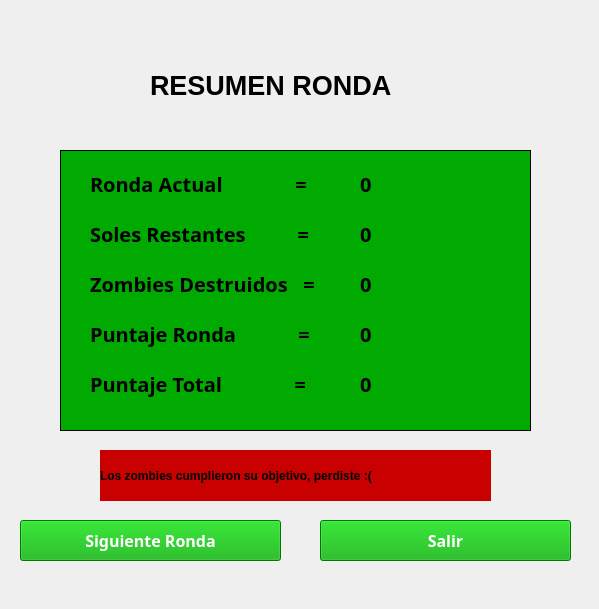
<?xml version="1.0" encoding="UTF-8"?>
<ui version="4.0">
 <class>Form</class>
 <widget class="QWidget" name="Form">
  <property name="geometry">
   <rect>
    <x>0</x>
    <y>0</y>
    <width>599</width>
    <height>609</height>
   </rect>
  </property>
  <property name="sizePolicy">
   <sizepolicy hsizetype="Ignored" vsizetype="Ignored">
    <horstretch>0</horstretch>
    <verstretch>0</verstretch>
   </sizepolicy>
  </property>
  <property name="maximumSize">
   <size>
    <width>599</width>
    <height>609</height>
   </size>
  </property>
  <property name="windowTitle">
   <string>Form</string>
  </property>
  <widget class="QLabel" name="fondo">
   <property name="geometry">
    <rect>
     <x>0</x>
     <y>0</y>
     <width>601</width>
     <height>611</height>
    </rect>
   </property>
   <property name="font">
    <font>
     <pointsize>10</pointsize>
    </font>
   </property>
   <property name="text">
    <string/>
   </property>
   <property name="pixmap">
    <pixmap>../sprites/Fondos/fondoMenu.png</pixmap>
   </property>
   <property name="scaledContents">
    <bool>true</bool>
   </property>
  </widget>
  <widget class="QLabel" name="foto1_3">
   <property name="geometry">
    <rect>
     <x>460</x>
     <y>30</y>
     <width>100</width>
     <height>100</height>
    </rect>
   </property>
   <property name="sizePolicy">
    <sizepolicy hsizetype="Minimum" vsizetype="Minimum">
     <horstretch>0</horstretch>
     <verstretch>0</verstretch>
    </sizepolicy>
   </property>
   <property name="maximumSize">
    <size>
     <width>100</width>
     <height>100</height>
    </size>
   </property>
   <property name="text">
    <string/>
   </property>
   <property name="pixmap">
    <pixmap>../sprites/Elementos de juego/sol.png</pixmap>
   </property>
   <property name="scaledContents">
    <bool>true</bool>
   </property>
  </widget>
  <widget class="QLabel" name="foto1_2">
   <property name="geometry">
    <rect>
     <x>40</x>
     <y>30</y>
     <width>100</width>
     <height>100</height>
    </rect>
   </property>
   <property name="sizePolicy">
    <sizepolicy hsizetype="Minimum" vsizetype="Minimum">
     <horstretch>0</horstretch>
     <verstretch>0</verstretch>
    </sizepolicy>
   </property>
   <property name="maximumSize">
    <size>
     <width>100</width>
     <height>100</height>
    </size>
   </property>
   <property name="text">
    <string/>
   </property>
   <property name="pixmap">
    <pixmap>../sprites/Elementos de juego/sol.png</pixmap>
   </property>
   <property name="scaledContents">
    <bool>true</bool>
   </property>
  </widget>
  <widget class="QLabel" name="label_5">
   <property name="geometry">
    <rect>
     <x>150</x>
     <y>50</y>
     <width>301</width>
     <height>71</height>
    </rect>
   </property>
   <property name="font">
    <font>
     <family>Microsoft JhengHei UI</family>
     <pointsize>20</pointsize>
     <weight>75</weight>
     <italic>false</italic>
     <bold>true</bold>
    </font>
   </property>
   <property name="text">
    <string>RESUMEN RONDA</string>
   </property>
  </widget>
  <widget class="QLabel" name="usuario1">
   <property name="geometry">
    <rect>
     <x>90</x>
     <y>140</y>
     <width>261</width>
     <height>88</height>
    </rect>
   </property>
   <property name="font">
    <font>
     <family>Microsoft YaHei</family>
     <pointsize>15</pointsize>
     <weight>75</weight>
     <italic>false</italic>
     <bold>true</bold>
     <underline>false</underline>
    </font>
   </property>
   <property name="text">
    <string>Ronda Actual              =</string>
   </property>
  </widget>
  <widget class="QLabel" name="usuario1_2">
   <property name="geometry">
    <rect>
     <x>90</x>
     <y>190</y>
     <width>251</width>
     <height>88</height>
    </rect>
   </property>
   <property name="font">
    <font>
     <family>Microsoft YaHei</family>
     <pointsize>15</pointsize>
     <weight>75</weight>
     <italic>false</italic>
     <bold>true</bold>
     <underline>false</underline>
    </font>
   </property>
   <property name="text">
    <string>Soles Restantes          =</string>
   </property>
  </widget>
  <widget class="QLabel" name="ronda_actual_text">
   <property name="geometry">
    <rect>
     <x>360</x>
     <y>140</y>
     <width>161</width>
     <height>88</height>
    </rect>
   </property>
   <property name="font">
    <font>
     <family>Microsoft YaHei</family>
     <pointsize>15</pointsize>
     <weight>75</weight>
     <italic>false</italic>
     <bold>true</bold>
     <underline>false</underline>
    </font>
   </property>
   <property name="text">
    <string>0</string>
   </property>
  </widget>
  <widget class="QLabel" name="soles_restantes_text">
   <property name="geometry">
    <rect>
     <x>360</x>
     <y>190</y>
     <width>161</width>
     <height>88</height>
    </rect>
   </property>
   <property name="font">
    <font>
     <family>Microsoft YaHei</family>
     <pointsize>15</pointsize>
     <weight>75</weight>
     <italic>false</italic>
     <bold>true</bold>
     <underline>false</underline>
    </font>
   </property>
   <property name="text">
    <string>0</string>
   </property>
  </widget>
  <widget class="QLabel" name="usuario1_5">
   <property name="geometry">
    <rect>
     <x>90</x>
     <y>240</y>
     <width>251</width>
     <height>88</height>
    </rect>
   </property>
   <property name="font">
    <font>
     <family>Microsoft YaHei</family>
     <pointsize>15</pointsize>
     <weight>75</weight>
     <italic>false</italic>
     <bold>true</bold>
     <underline>false</underline>
    </font>
   </property>
   <property name="text">
    <string>Zombies Destruidos   =</string>
   </property>
  </widget>
  <widget class="QLabel" name="zombies_destruidos_text">
   <property name="geometry">
    <rect>
     <x>360</x>
     <y>240</y>
     <width>161</width>
     <height>88</height>
    </rect>
   </property>
   <property name="font">
    <font>
     <family>Microsoft YaHei</family>
     <pointsize>15</pointsize>
     <weight>75</weight>
     <italic>false</italic>
     <bold>true</bold>
     <underline>false</underline>
    </font>
   </property>
   <property name="text">
    <string>0</string>
   </property>
  </widget>
  <widget class="QLabel" name="usuario1_7">
   <property name="geometry">
    <rect>
     <x>90</x>
     <y>290</y>
     <width>251</width>
     <height>88</height>
    </rect>
   </property>
   <property name="font">
    <font>
     <family>Microsoft YaHei</family>
     <pointsize>15</pointsize>
     <weight>75</weight>
     <italic>false</italic>
     <bold>true</bold>
     <underline>false</underline>
    </font>
   </property>
   <property name="text">
    <string>Puntaje Ronda            =</string>
   </property>
  </widget>
  <widget class="QLabel" name="puntaje_ronda_text">
   <property name="geometry">
    <rect>
     <x>360</x>
     <y>290</y>
     <width>161</width>
     <height>88</height>
    </rect>
   </property>
   <property name="font">
    <font>
     <family>Microsoft YaHei</family>
     <pointsize>15</pointsize>
     <weight>75</weight>
     <italic>false</italic>
     <bold>true</bold>
     <underline>false</underline>
    </font>
   </property>
   <property name="text">
    <string>0</string>
   </property>
  </widget>
  <widget class="QLabel" name="usuario1_9">
   <property name="geometry">
    <rect>
     <x>90</x>
     <y>340</y>
     <width>251</width>
     <height>88</height>
    </rect>
   </property>
   <property name="font">
    <font>
     <family>Microsoft YaHei</family>
     <pointsize>15</pointsize>
     <weight>75</weight>
     <italic>false</italic>
     <bold>true</bold>
     <underline>false</underline>
    </font>
   </property>
   <property name="text">
    <string>Puntaje Total              =</string>
   </property>
  </widget>
  <widget class="QLabel" name="puntaje_total_text">
   <property name="geometry">
    <rect>
     <x>360</x>
     <y>340</y>
     <width>161</width>
     <height>88</height>
    </rect>
   </property>
   <property name="font">
    <font>
     <family>Microsoft YaHei</family>
     <pointsize>15</pointsize>
     <weight>75</weight>
     <italic>false</italic>
     <bold>true</bold>
     <underline>false</underline>
    </font>
   </property>
   <property name="text">
    <string>0</string>
   </property>
  </widget>
  <widget class="QPushButton" name="boton_siguiente">
   <property name="geometry">
    <rect>
     <x>20</x>
     <y>520</y>
     <width>261</width>
     <height>41</height>
    </rect>
   </property>
   <property name="maximumSize">
    <size>
     <width>16777183</width>
     <height>16777215</height>
    </size>
   </property>
   <property name="palette">
    <palette>
     <active>
      <colorrole role="WindowText">
       <brush brushstyle="SolidPattern">
        <color alpha="255">
         <red>255</red>
         <green>255</green>
         <blue>255</blue>
        </color>
       </brush>
      </colorrole>
      <colorrole role="Button">
       <brush brushstyle="SolidPattern">
        <color alpha="255">
         <red>0</red>
         <green>170</green>
         <blue>0</blue>
        </color>
       </brush>
      </colorrole>
      <colorrole role="Text">
       <brush brushstyle="SolidPattern">
        <color alpha="255">
         <red>255</red>
         <green>255</green>
         <blue>255</blue>
        </color>
       </brush>
      </colorrole>
      <colorrole role="ButtonText">
       <brush brushstyle="SolidPattern">
        <color alpha="255">
         <red>255</red>
         <green>255</green>
         <blue>255</blue>
        </color>
       </brush>
      </colorrole>
      <colorrole role="Base">
       <brush brushstyle="SolidPattern">
        <color alpha="255">
         <red>0</red>
         <green>170</green>
         <blue>0</blue>
        </color>
       </brush>
      </colorrole>
      <colorrole role="Window">
       <brush brushstyle="SolidPattern">
        <color alpha="255">
         <red>0</red>
         <green>170</green>
         <blue>0</blue>
        </color>
       </brush>
      </colorrole>
      <colorrole role="PlaceholderText">
       <brush brushstyle="SolidPattern">
        <color alpha="128">
         <red>255</red>
         <green>255</green>
         <blue>255</blue>
        </color>
       </brush>
      </colorrole>
     </active>
     <inactive>
      <colorrole role="WindowText">
       <brush brushstyle="SolidPattern">
        <color alpha="255">
         <red>255</red>
         <green>255</green>
         <blue>255</blue>
        </color>
       </brush>
      </colorrole>
      <colorrole role="Button">
       <brush brushstyle="SolidPattern">
        <color alpha="255">
         <red>0</red>
         <green>170</green>
         <blue>0</blue>
        </color>
       </brush>
      </colorrole>
      <colorrole role="Text">
       <brush brushstyle="SolidPattern">
        <color alpha="255">
         <red>255</red>
         <green>255</green>
         <blue>255</blue>
        </color>
       </brush>
      </colorrole>
      <colorrole role="ButtonText">
       <brush brushstyle="SolidPattern">
        <color alpha="255">
         <red>255</red>
         <green>255</green>
         <blue>255</blue>
        </color>
       </brush>
      </colorrole>
      <colorrole role="Base">
       <brush brushstyle="SolidPattern">
        <color alpha="255">
         <red>0</red>
         <green>170</green>
         <blue>0</blue>
        </color>
       </brush>
      </colorrole>
      <colorrole role="Window">
       <brush brushstyle="SolidPattern">
        <color alpha="255">
         <red>0</red>
         <green>170</green>
         <blue>0</blue>
        </color>
       </brush>
      </colorrole>
      <colorrole role="PlaceholderText">
       <brush brushstyle="SolidPattern">
        <color alpha="128">
         <red>255</red>
         <green>255</green>
         <blue>255</blue>
        </color>
       </brush>
      </colorrole>
     </inactive>
     <disabled>
      <colorrole role="WindowText">
       <brush brushstyle="SolidPattern">
        <color alpha="255">
         <red>120</red>
         <green>120</green>
         <blue>120</blue>
        </color>
       </brush>
      </colorrole>
      <colorrole role="Button">
       <brush brushstyle="SolidPattern">
        <color alpha="255">
         <red>0</red>
         <green>170</green>
         <blue>0</blue>
        </color>
       </brush>
      </colorrole>
      <colorrole role="Text">
       <brush brushstyle="SolidPattern">
        <color alpha="255">
         <red>120</red>
         <green>120</green>
         <blue>120</blue>
        </color>
       </brush>
      </colorrole>
      <colorrole role="ButtonText">
       <brush brushstyle="SolidPattern">
        <color alpha="255">
         <red>120</red>
         <green>120</green>
         <blue>120</blue>
        </color>
       </brush>
      </colorrole>
      <colorrole role="Base">
       <brush brushstyle="SolidPattern">
        <color alpha="255">
         <red>0</red>
         <green>170</green>
         <blue>0</blue>
        </color>
       </brush>
      </colorrole>
      <colorrole role="Window">
       <brush brushstyle="SolidPattern">
        <color alpha="255">
         <red>0</red>
         <green>170</green>
         <blue>0</blue>
        </color>
       </brush>
      </colorrole>
      <colorrole role="PlaceholderText">
       <brush brushstyle="SolidPattern">
        <color alpha="128">
         <red>0</red>
         <green>0</green>
         <blue>0</blue>
        </color>
       </brush>
      </colorrole>
     </disabled>
    </palette>
   </property>
   <property name="font">
    <font>
     <family>Microsoft YaHei</family>
     <pointsize>12</pointsize>
     <weight>75</weight>
     <bold>true</bold>
    </font>
   </property>
   <property name="styleSheet">
    <string notr="true">background: rgb(0,170,0);
</string>
   </property>
   <property name="text">
    <string>Siguiente Ronda</string>
   </property>
  </widget>
  <widget class="QPushButton" name="boton_salir">
   <property name="geometry">
    <rect>
     <x>320</x>
     <y>520</y>
     <width>251</width>
     <height>41</height>
    </rect>
   </property>
   <property name="maximumSize">
    <size>
     <width>16777183</width>
     <height>16777215</height>
    </size>
   </property>
   <property name="palette">
    <palette>
     <active>
      <colorrole role="WindowText">
       <brush brushstyle="SolidPattern">
        <color alpha="255">
         <red>255</red>
         <green>255</green>
         <blue>255</blue>
        </color>
       </brush>
      </colorrole>
      <colorrole role="Button">
       <brush brushstyle="SolidPattern">
        <color alpha="255">
         <red>0</red>
         <green>170</green>
         <blue>0</blue>
        </color>
       </brush>
      </colorrole>
      <colorrole role="Text">
       <brush brushstyle="SolidPattern">
        <color alpha="255">
         <red>255</red>
         <green>255</green>
         <blue>255</blue>
        </color>
       </brush>
      </colorrole>
      <colorrole role="ButtonText">
       <brush brushstyle="SolidPattern">
        <color alpha="255">
         <red>255</red>
         <green>255</green>
         <blue>255</blue>
        </color>
       </brush>
      </colorrole>
      <colorrole role="Base">
       <brush brushstyle="SolidPattern">
        <color alpha="255">
         <red>0</red>
         <green>170</green>
         <blue>0</blue>
        </color>
       </brush>
      </colorrole>
      <colorrole role="Window">
       <brush brushstyle="SolidPattern">
        <color alpha="255">
         <red>0</red>
         <green>170</green>
         <blue>0</blue>
        </color>
       </brush>
      </colorrole>
      <colorrole role="PlaceholderText">
       <brush brushstyle="SolidPattern">
        <color alpha="128">
         <red>255</red>
         <green>255</green>
         <blue>255</blue>
        </color>
       </brush>
      </colorrole>
     </active>
     <inactive>
      <colorrole role="WindowText">
       <brush brushstyle="SolidPattern">
        <color alpha="255">
         <red>255</red>
         <green>255</green>
         <blue>255</blue>
        </color>
       </brush>
      </colorrole>
      <colorrole role="Button">
       <brush brushstyle="SolidPattern">
        <color alpha="255">
         <red>0</red>
         <green>170</green>
         <blue>0</blue>
        </color>
       </brush>
      </colorrole>
      <colorrole role="Text">
       <brush brushstyle="SolidPattern">
        <color alpha="255">
         <red>255</red>
         <green>255</green>
         <blue>255</blue>
        </color>
       </brush>
      </colorrole>
      <colorrole role="ButtonText">
       <brush brushstyle="SolidPattern">
        <color alpha="255">
         <red>255</red>
         <green>255</green>
         <blue>255</blue>
        </color>
       </brush>
      </colorrole>
      <colorrole role="Base">
       <brush brushstyle="SolidPattern">
        <color alpha="255">
         <red>0</red>
         <green>170</green>
         <blue>0</blue>
        </color>
       </brush>
      </colorrole>
      <colorrole role="Window">
       <brush brushstyle="SolidPattern">
        <color alpha="255">
         <red>0</red>
         <green>170</green>
         <blue>0</blue>
        </color>
       </brush>
      </colorrole>
      <colorrole role="PlaceholderText">
       <brush brushstyle="SolidPattern">
        <color alpha="128">
         <red>255</red>
         <green>255</green>
         <blue>255</blue>
        </color>
       </brush>
      </colorrole>
     </inactive>
     <disabled>
      <colorrole role="WindowText">
       <brush brushstyle="SolidPattern">
        <color alpha="255">
         <red>120</red>
         <green>120</green>
         <blue>120</blue>
        </color>
       </brush>
      </colorrole>
      <colorrole role="Button">
       <brush brushstyle="SolidPattern">
        <color alpha="255">
         <red>0</red>
         <green>170</green>
         <blue>0</blue>
        </color>
       </brush>
      </colorrole>
      <colorrole role="Text">
       <brush brushstyle="SolidPattern">
        <color alpha="255">
         <red>120</red>
         <green>120</green>
         <blue>120</blue>
        </color>
       </brush>
      </colorrole>
      <colorrole role="ButtonText">
       <brush brushstyle="SolidPattern">
        <color alpha="255">
         <red>120</red>
         <green>120</green>
         <blue>120</blue>
        </color>
       </brush>
      </colorrole>
      <colorrole role="Base">
       <brush brushstyle="SolidPattern">
        <color alpha="255">
         <red>0</red>
         <green>170</green>
         <blue>0</blue>
        </color>
       </brush>
      </colorrole>
      <colorrole role="Window">
       <brush brushstyle="SolidPattern">
        <color alpha="255">
         <red>0</red>
         <green>170</green>
         <blue>0</blue>
        </color>
       </brush>
      </colorrole>
      <colorrole role="PlaceholderText">
       <brush brushstyle="SolidPattern">
        <color alpha="128">
         <red>0</red>
         <green>0</green>
         <blue>0</blue>
        </color>
       </brush>
      </colorrole>
     </disabled>
    </palette>
   </property>
   <property name="font">
    <font>
     <family>Microsoft YaHei</family>
     <pointsize>12</pointsize>
     <weight>75</weight>
     <bold>true</bold>
    </font>
   </property>
   <property name="styleSheet">
    <string notr="true">background: rgb(0,170,0);
</string>
   </property>
   <property name="text">
    <string>Salir</string>
   </property>
  </widget>
  <widget class="QLabel" name="label">
   <property name="geometry">
    <rect>
     <x>60</x>
     <y>150</y>
     <width>471</width>
     <height>281</height>
    </rect>
   </property>
   <property name="font">
    <font>
     <underline>false</underline>
    </font>
   </property>
   <property name="styleSheet">
    <string notr="true">background: rgb(0,170,0);
border: 1px solid black;
</string>
   </property>
   <property name="text">
    <string/>
   </property>
  </widget>
  <widget class="QLabel" name="label_mensaje_bien">
   <property name="geometry">
    <rect>
     <x>100</x>
     <y>450</y>
     <width>391</width>
     <height>51</height>
    </rect>
   </property>
   <property name="font">
    <font>
     <pointsize>9</pointsize>
     <weight>75</weight>
     <bold>true</bold>
     <underline>false</underline>
    </font>
   </property>
   <property name="styleSheet">
    <string notr="true">background: rgb(0,200,0);
</string>
   </property>
   <property name="text">
    <string>Felicidades, puedes combatir la siguiente ronda</string>
   </property>
  </widget>
  <widget class="QLabel" name="label_mensaje_mal">
   <property name="geometry">
    <rect>
     <x>100</x>
     <y>450</y>
     <width>391</width>
     <height>51</height>
    </rect>
   </property>
   <property name="maximumSize">
    <size>
     <width>391</width>
     <height>16777215</height>
    </size>
   </property>
   <property name="font">
    <font>
     <pointsize>9</pointsize>
     <weight>75</weight>
     <bold>true</bold>
     <underline>false</underline>
    </font>
   </property>
   <property name="styleSheet">
    <string notr="true">background: rgb(200,0,0);
</string>
   </property>
   <property name="text">
    <string>Los zombies cumplieron su objetivo, perdiste :(</string>
   </property>
  </widget>
  <zorder>fondo</zorder>
  <zorder>label</zorder>
  <zorder>foto1_3</zorder>
  <zorder>foto1_2</zorder>
  <zorder>label_5</zorder>
  <zorder>usuario1</zorder>
  <zorder>usuario1_2</zorder>
  <zorder>ronda_actual_text</zorder>
  <zorder>soles_restantes_text</zorder>
  <zorder>usuario1_5</zorder>
  <zorder>zombies_destruidos_text</zorder>
  <zorder>usuario1_7</zorder>
  <zorder>puntaje_ronda_text</zorder>
  <zorder>usuario1_9</zorder>
  <zorder>puntaje_total_text</zorder>
  <zorder>boton_siguiente</zorder>
  <zorder>boton_salir</zorder>
  <zorder>label_mensaje_bien</zorder>
  <zorder>label_mensaje_mal</zorder>
 </widget>
 <resources/>
 <connections/>
</ui>
